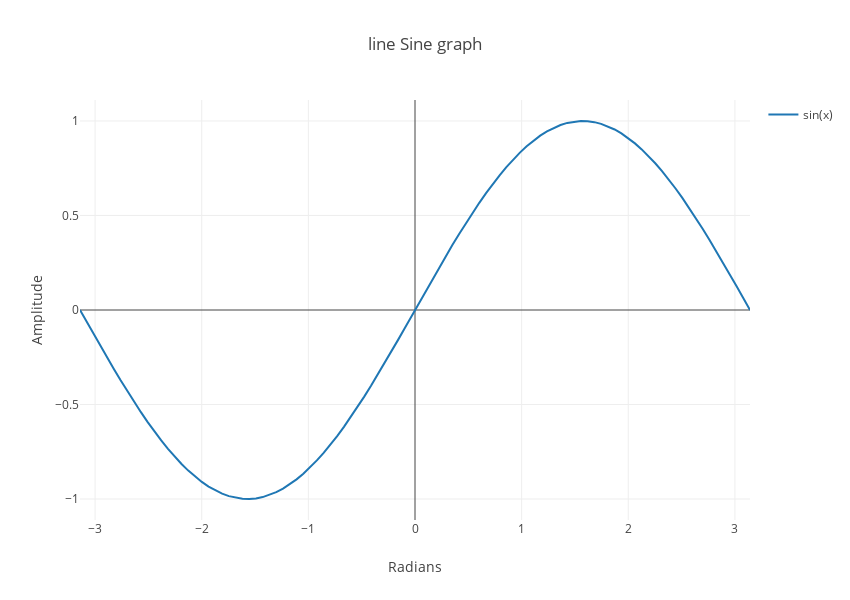

The code cell stored with this chart in its notebook:
### Markdown cell above
### Line Plot

```python
lineTrace = Scatter(
                    x = obj,
                    y = obj,
                    name = '%s'
                    
                    line = dict(
                                 color = '%s',
                                 width = int,
                                 dash = 'dash' | 'dot' | 'dashdot',
                               )
                    # or mode = 'lines'
                   )
data = [lineTrace]
fig = dict( data=data, layout=layout,  )
iplot(fig)
```

<br>

### Code cell
x=np.linspace(-np.pi, np.pi, 100, endpoint=True)
y=np.sin(x)
iplot({ 'data': [{
                   'x': x,
                   'y': y,
                   'mode' : 'lines', 
                   'name' : 'sin(x)',
                }],
      'layout':  {
              'title' : 'line Sine graph',
              'height': 600, 
              'width' : 850,
              'xaxis' : {'title' : 'Radians'},
              'yaxis' : {'title' : 'Amplitude'},
              'showlegend': True
                 }
    }, filename='line graph')

### Figure 1 — Plotly figure (JSON) as saved in the notebook; plotly's stock layout.template omitted (floating-point values rounded to 4 significant figures)
{"data": [{"mode": "lines", "name": "sin(x)", "x": [-3.142, -3.078, -3.015, -2.951, -2.888, -2.824, -2.761, -2.697, -2.634, -2.57, -2.507, -2.443, -2.38, -2.317, -2.253, -2.19, -2.126, -2.063, -1.999, -1.936, -1.872, -1.809, -1.745, -1.682, -1.618, -1.555, -1.491, -1.428, -1.365, -1.301, -1.238, -1.174, -1.111, -1.047, -0.9837, -0.9203, -0.8568, -0.7933, -0.7299, -0.6664, -0.6029, -0.5395, -0.476, -0.4125, -0.3491, -0.2856, -0.2221, -0.1587, -0.0952, -0.03173, 0.03173, 0.0952, 0.1587, 0.2221, 0.2856, 0.3491, 0.4125, 0.476, 0.5395, 0.6029, 0.6664, 0.7299, 0.7933, 0.8568, 0.9203, 0.9837, 1.047, 1.111, 1.174, 1.238, 1.301, 1.365, 1.428, 1.491, 1.555, 1.618, 1.682, 1.745, 1.809, 1.872, 1.936, 1.999, 2.063, 2.126, 2.19, 2.253, 2.317, 2.38, 2.443, 2.507, 2.57, 2.634, 2.697, 2.761, 2.824, 2.888, 2.951, 3.015, 3.078, 3.142], "y": [-1.225e-16, -0.06342, -0.1266, -0.1893, -0.2511, -0.312, -0.3717, -0.4298, -0.4862, -0.5406, -0.5929, -0.6428, -0.6901, -0.7346, -0.7761, -0.8146, -0.8497, -0.8815, -0.9096, -0.9341, -0.9549, -0.9718, -0.9848, -0.9938, -0.9989, -0.9999, -0.9969, -0.9898, -0.9788, -0.9638, -0.945, -0.9224, -0.896, -0.866, -0.8326, -0.7958, -0.7557, -0.7127, -0.6668, -0.6182, -0.5671, -0.5137, -0.4582, -0.4009, -0.342, -0.2817, -0.2203, -0.158, -0.09506, -0.03173, 0.03173, 0.09506, 0.158, 0.2203, 0.2817, 0.342, 0.4009, 0.4582, 0.5137, 0.5671, 0.6182, 0.6668, 0.7127, 0.7557, 0.7958, 0.8326, 0.866, 0.896, 0.9224, 0.945, 0.9638, 0.9788, 0.9898, 0.9969, 0.9999, 0.9989, 0.9938, 0.9848, 0.9718, 0.9549, 0.9341, 0.9096, 0.8815, 0.8497, 0.8146, 0.7761, 0.7346, 0.6901, 0.6428, 0.5929, 0.5406, 0.4862, 0.4298, 0.3717, 0.312, 0.2511, 0.1893, 0.1266, 0.06342, 1.225e-16]}], "layout": {"height": 600, "showlegend": true, "title": "line Sine graph", "width": 850, "xaxis": {"title": "Radians"}, "yaxis": {"title": "Amplitude"}}}
